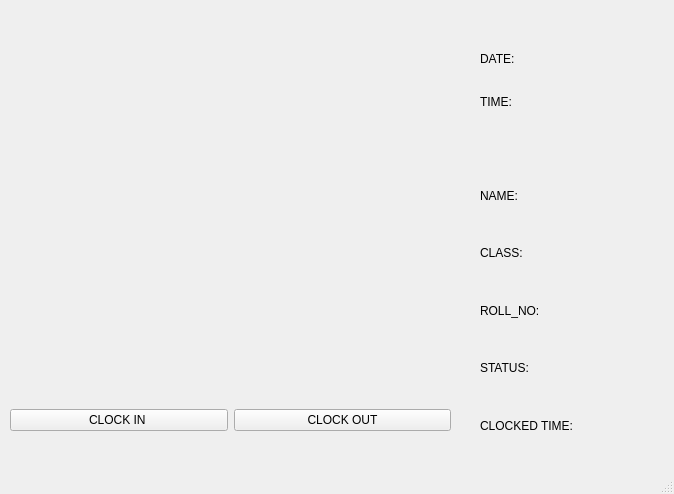
<?xml version="1.0" encoding="UTF-8"?>
<ui version="4.0">
 <class>MainWindow</class>
 <widget class="QMainWindow" name="MainWindow">
  <property name="geometry">
   <rect>
    <x>0</x>
    <y>0</y>
    <width>674</width>
    <height>494</height>
   </rect>
  </property>
  <property name="maximumSize">
   <size>
    <width>1980</width>
    <height>1080</height>
   </size>
  </property>
  <property name="windowTitle">
   <string>ATTENDANCE SYSTEM</string>
  </property>
  <widget class="QWidget" name="centralwidget">
   <widget class="QLabel" name="label">
    <property name="geometry">
     <rect>
      <x>-1100</x>
      <y>30</y>
      <width>441</width>
      <height>341</height>
     </rect>
    </property>
    <property name="text">
     <string/>
    </property>
   </widget>
   <widget class="QWidget" name="gridLayoutWidget">
    <property name="geometry">
     <rect>
      <x>10</x>
      <y>390</y>
      <width>441</width>
      <height>61</height>
     </rect>
    </property>
    <layout class="QGridLayout" name="gridLayout">
     <item row="0" column="0">
      <widget class="QPushButton" name="ClockInButton">
       <property name="text">
        <string>CLOCK IN </string>
       </property>
       <property name="checkable">
       <bool>true</bool>
      </property>
      </widget>
     </item>
     <item row="0" column="1">
      <widget class="QPushButton" name="ClockOutButton">
       <property name="text">
        <string>CLOCK OUT</string>
       </property>
    <property name="checkable">
     <bool>true</bool>
    </property>
      </widget>
     </item>
    </layout>
   </widget>
   <widget class="QWidget" name="gridLayoutWidget_2">
    <property name="geometry">
     <rect>
      <x>480</x>
      <y>40</y>
      <width>181</width>
      <height>80</height>
     </rect>
    </property>
    <layout class="QGridLayout" name="gridLayout_2">
     <item row="1" column="0">
      <widget class="QLabel" name="label_3">
       <property name="text">
        <string>TIME:</string>
       </property>
      </widget>
     </item>
     <item row="0" column="0">
      <widget class="QLabel" name="label_2">
       <property name="text">
        <string>DATE:</string>
       </property>
      </widget>
     </item>
     <item row="0" column="1">
      <widget class="QLabel" name="label_4">
       <property name="text">
        <string/>
       </property>
      </widget>
     </item>
     <item row="1" column="1">
      <widget class="QLabel" name="label_5">
       <property name="text">
        <string/>
       </property>
      </widget>
     </item>
    </layout>
   </widget>
   <widget class="QWidget" name="gridLayoutWidget_3">
    <property name="geometry">
     <rect>
      <x>480</x>
      <y>170</y>
      <width>181</width>
      <height>281</height>
     </rect>
    </property>
    <layout class="QGridLayout" name="gridLayout_3">
     <item row="3" column="0">
      <widget class="QLabel" name="label_9">
       <property name="text">
        <string>STATUS:</string>
       </property>
      </widget>
     </item>
     <item row="4" column="0">
      <widget class="QLabel" name="label_10">
       <property name="text">
        <string>CLOCKED TIME:</string>
       </property>
      </widget>
     </item>
     <item row="0" column="1">
      <widget class="QLabel" name="NameLabel">
       <property name="text">
        <string/>
       </property>
      </widget>
     </item>
     <item row="1" column="0">
      <widget class="QLabel" name="label_8">
       <property name="text">
        <string>CLASS:</string>
       </property>
      </widget>
     </item>
     <item row="0" column="0">
      <widget class="QLabel" name="label_6">
       <property name="text">
        <string>NAME:</string>
       </property>
      </widget>
     </item>
     <item row="2" column="0">
      <widget class="QLabel" name="label_11">
       <property name="text">
        <string>ROLL_NO:</string>
       </property>
      </widget>
     </item>
     <item row="1" column="1">
      <widget class="QLabel" name="DivLabel">
       <property name="text">
        <string/>
       </property>
      </widget>
     </item>
     <item row="2" column="1">
      <widget class="QLabel" name="IdLabel">
       <property name="text">
        <string/>
       </property>
      </widget>
     </item>
     <item row="3" column="1">
      <widget class="QLabel" name="StatusLabel">
       <property name="text">
        <string/>
       </property>
      </widget>
     </item>
     <item row="4" column="1">
      <widget class="QLabel" name="HoursLabel">
       <property name="text">
        <string/>
       </property>
      </widget>
     </item>
    </layout>
   </widget>
   <widget class="QLabel" name="imgLabel">
    <property name="geometry">
     <rect>
      <x>20</x>
      <y>30</y>
      <width>421</width>
      <height>331</height>
     </rect>
    </property>
    <property name="text">
     <string/>
    </property>
   </widget>
  </widget>
  <widget class="QMenuBar" name="menubar">
   <property name="geometry">
    <rect>
     <x>0</x>
     <y>0</y>
     <width>674</width>
     <height>21</height>
    </rect>
   </property>
  </widget>
  <widget class="QStatusBar" name="statusbar"/>
 </widget>
 <resources/>
 <connections/>
</ui>
